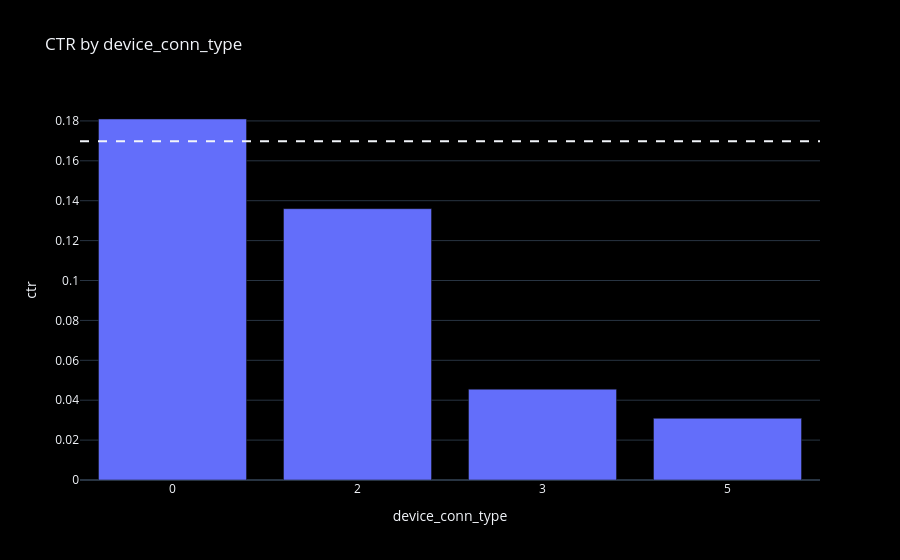

The code cell stored with this chart in its notebook:
### Markdown cell above
### device_type 1 (phones) is 92% of the traffic at 17%. Type 0 clicks more (21%) , types 4 and 5 click about half as much (9%).

### Code cell
ctr('device_conn_type')

### Figure 1 — Plotly figure (JSON) as saved in the notebook; plotly's stock layout.template omitted (floating-point values rounded to 4 significant figures)
{"data": [{"customdata": [[872107], [82954], [54596], [1068]], "hovertemplate": "device_conn_type=%{x}<br>ctr=%{y}<br>impressions=%{customdata[0]}<extra></extra>", "legendgroup": "", "marker": {"color": "#636efa", "pattern": {"shape": ""}}, "name": "", "orientation": "v", "showlegend": false, "textposition": "auto", "type": "bar", "x": ["0", "2", "3", "5"], "xaxis": "x", "y": [0.181, 0.136, 0.04552, 0.0309], "yaxis": "y"}], "layout": {"barmode": "relative", "legend": {"tracegroupgap": 0}, "shapes": [{"line": {"dash": "dash"}, "type": "line", "x0": 0, "x1": 1, "xref": "x domain", "y0": 0.1698, "y1": 0.1698, "yref": "y"}], "title": {"text": "CTR by device_conn_type"}, "xaxis": {"anchor": "y", "domain": [0.0, 1.0], "title": {"text": "device_conn_type"}, "type": "category"}, "yaxis": {"anchor": "x", "domain": [0.0, 1.0], "title": {"text": "ctr"}}}}
